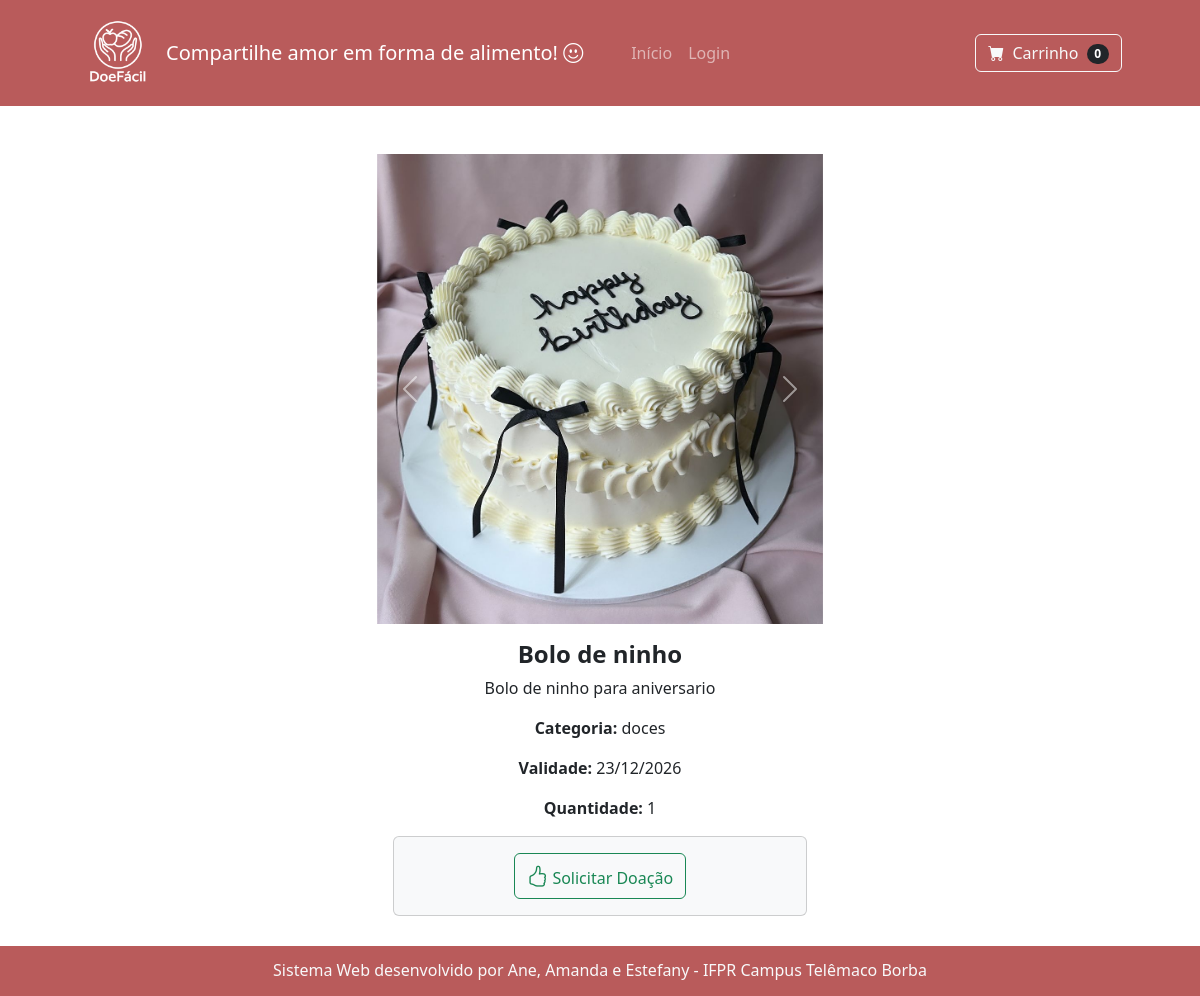
The page /visualizarProduto.php?idProduto=5 on the database its author committed.
### tables this page shows
CREATE TABLE `produtos` (
  `id_produtos` int NOT NULL,
  `url` varchar(200) NOT NULL,
  `nome` varchar(50) NOT NULL,
  `descricao` varchar(100) DEFAULT NULL,
  `categorias` varchar(20) NOT NULL,
  `data_validade` date DEFAULT NULL,
  `quantidade` int DEFAULT NULL,
  `id_doacao` int DEFAULT NULL,
  `statusProduto` varchar(15) NOT NULL
);

### visualizarProduto.php (the view)
<?php include "header.php" ?>
<div class="container text-center mt-5 mb-5">
    <div class='row text-center'>
    <?php
        if(isset($_GET['idProduto'])){
            $idProduto = $_GET['idProduto'];
            include "conexaoBD.php";
            $exibirProduto = "SELECT * FROM Produtos WHERE id_produtos = $idProduto";
            $res = mysqli_query($conn, $exibirProduto);
            $totalProdutos = mysqli_num_rows($res);
            if($totalProdutos > 0){
                if($registro = mysqli_fetch_assoc($res)){
                    $idProduto    = $registro['id_produtos'];
                    $urls         = $registro['url'];
                    $nomeProduto  = $registro['nome'];
                    $descricao    = $registro['descricao'];
                    $categoria    = $registro['categorias'];
                    $dataValidade = $registro['data_validade'];
                    $quantidade   = $registro['quantidade'];
                    $diaValidade = substr($dataValidade, 8, 2);
                    $mesValidade = substr($dataValidade, 5, 2);
                    $anoValidade = substr($dataValidade, 0, 4);
                    $imagens = explode(",", $urls);
                    ?>
                    <div class="d-flex justify-content-center mb-3">
                        <div class="card" style="width:40%; border-style:none;">
                            <div id="carousel<?php echo $idProduto?>" class="carousel slide" data-bs-ride="carousel">
                                <div class="carousel-inner">
                                    <?php
                                    $active = "active";
                                    foreach($imagens as $img){
                                        echo "<div class='carousel-item $active'>
                                                <img src='$img' alt='$nomeProduto' class='d-block w-100'>
                                              </div>";
                                        $active = "";
                                    }
                                    ?>
                                </div>
                                <button class="carousel-control-prev" type="button" data-bs-target="#carousel<?php echo $idProduto?>" data-bs-slide="prev">
                                    <span class="carousel-control-prev-icon"></span>
                                </button>
                                <button class="carousel-control-next" type="button" data-bs-target="#carousel<?php echo $idProduto?>" data-bs-slide="next">
                                    <span class="carousel-control-next-icon"></span>
                                </button>
                            </div>
                            <div class="card-body text-center">
                                <h4 class="card-title"><b><?php echo $nomeProduto?></b></h4>
                                <p class="card-text"><?php echo $descricao?></p>
                                <p class="card-text"><b>Categoria:</b> <?php echo $categoria?></p>
                                <p class="card-text"><b>Validade:</b> <?php echo "$diaValidade/$mesValidade/$anoValidade"?></p>
                                <p class="card-text"><b>Quantidade:</b> <?php echo $quantidade?></p>
                                <div class="card bg-light mt-3">
                                    <div class="card-body">
                                        <a href="#" title="Solicitar Doação">
                                            <button class="btn btn-outline-success">
                                                <i class="bi bi-hand-thumbs-up" style="font-size:16pt;"></i>
                                                Solicitar Doação
                                            </button>
                                        </a>
                                    </div>
                                </div>
                            </div>
                        </div>
                    </div>
                <?php
                } else {
                    echo "<div class='alert alert-warning text-center'>Produto não localizado</div>";
                }
            } else {
                echo "<div class='alert alert-warning text-center'>Não foi possível carregar o produto</div>";
            }
        }
    ?>
    </div>
</div>
<?php include "footer.php" ?>

### rows shown on the page
produtos: url (picture), nome "Bolo de ninho", descricao "Bolo de ninho para aniversario", categorias "doces", data_validade "23", data_validade "12", data_validade "2026", quantidade "1"
